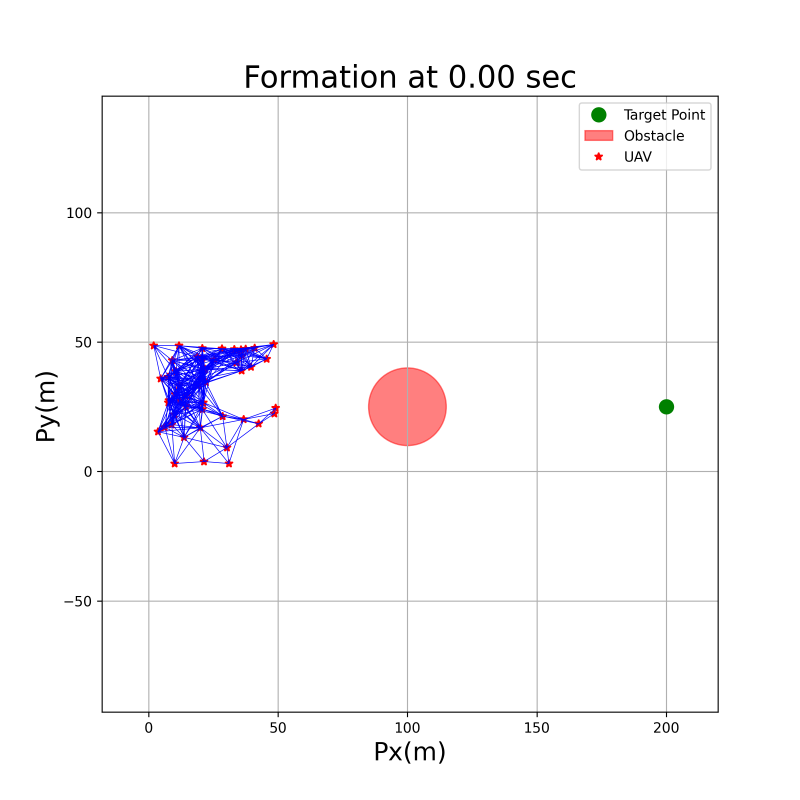
#> input picture snapshots/snapshot_00000.png, 2400 x 2400 px (shown at 1/3 size); its folder holds only this picture in this run
$ python create_montage.py
#> lines starting #> are read from the running program, lines starting #| are printed output that depends on the picture
from PIL import Image
import os

def create_montage(snapshot_dir, output_path, grid_size=(4, 2), image_size=(800, 800)):
    """
    将快照图拼接成一个大的蒙太奇图像。

    参数：
    - snapshot_dir: 快照图所在的目录
    - output_path: 输出的拼接图像路径
    - grid_size: 拼接网格的行数和列数，例如 (4, 2) 表示4行2列
    - image_size: 每张快照图的尺寸，必须与生成的快照图尺寸一致
    """
#> called with snapshot_dir = 'snapshots', output_path = 'montage.png', grid_size = (4, 2), image_size = (800, 800)
    rows, cols = grid_size
    montage_width = cols * image_size[0]
    montage_height = rows * image_size[1]
    montage_image = Image.new('RGB', (montage_width, montage_height), (255, 255, 255))
#> montage_image: PIL image 1600x3200 RGB; every value is 255

    snapshot_files = sorted([f for f in os.listdir(snapshot_dir) if f.startswith("snapshot_") and f.endswith(".png")])

    for idx, file_name in enumerate(snapshot_files):
        if idx >= rows * cols:
            break
        img_path = os.path.join(snapshot_dir, file_name)
        img = Image.open(img_path)
#> img is the input picture: PIL image 2400x2400 RGBA; mean R, G, B, A 249.6, 248.3, 250.1, 255
        img = img.resize(image_size)  # 确保尺寸一致
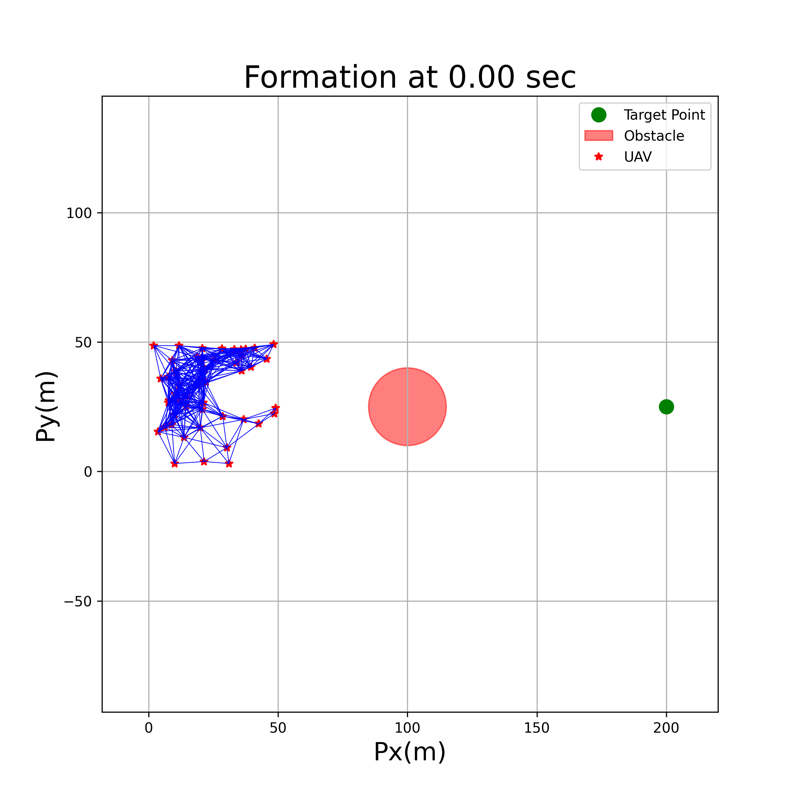
#> img: PIL image 800x800 RGBA; mean R, G, B, A 249.5, 248.2, 250, 255
        row = idx // cols
        col = idx % cols
        montage_image.paste(img, (col * image_size[0], row * image_size[1]))
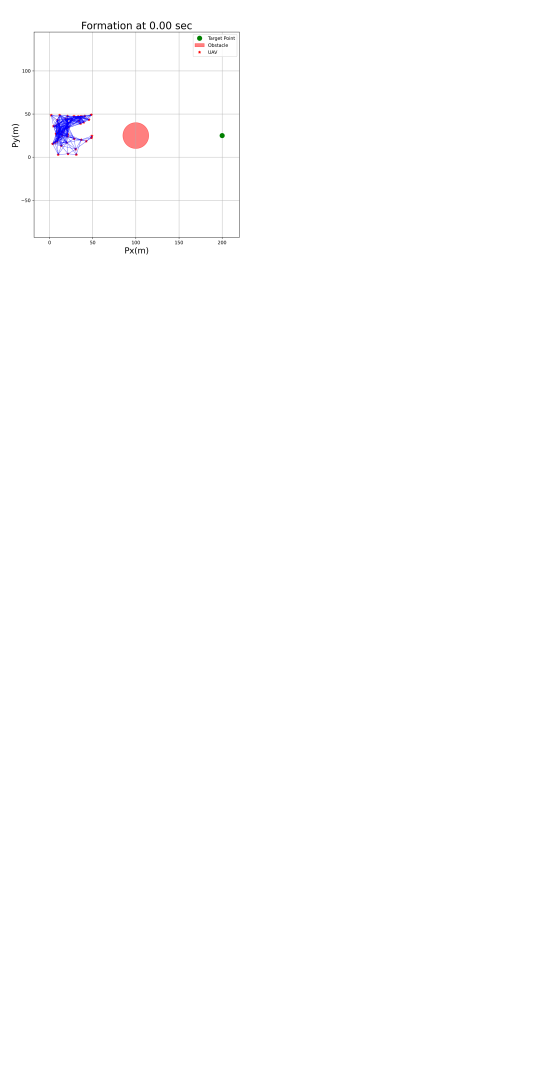
#> montage_image: PIL image 1600x3200 RGB (shown at 1/3 size); mean R, G, B 254.3, 254.2, 254.4

    montage_image.save(output_path)
    print(f"Montage image saved to {output_path}")

# 使用示例
if __name__ == "__main__":
    snapshot_directory = "snapshots"
    output_montage = "montage.png"
    create_montage(snapshot_directory, output_montage, grid_size=(4, 2), image_size=(800, 800))

$ run again, on snapshots/snapshot_00500.png
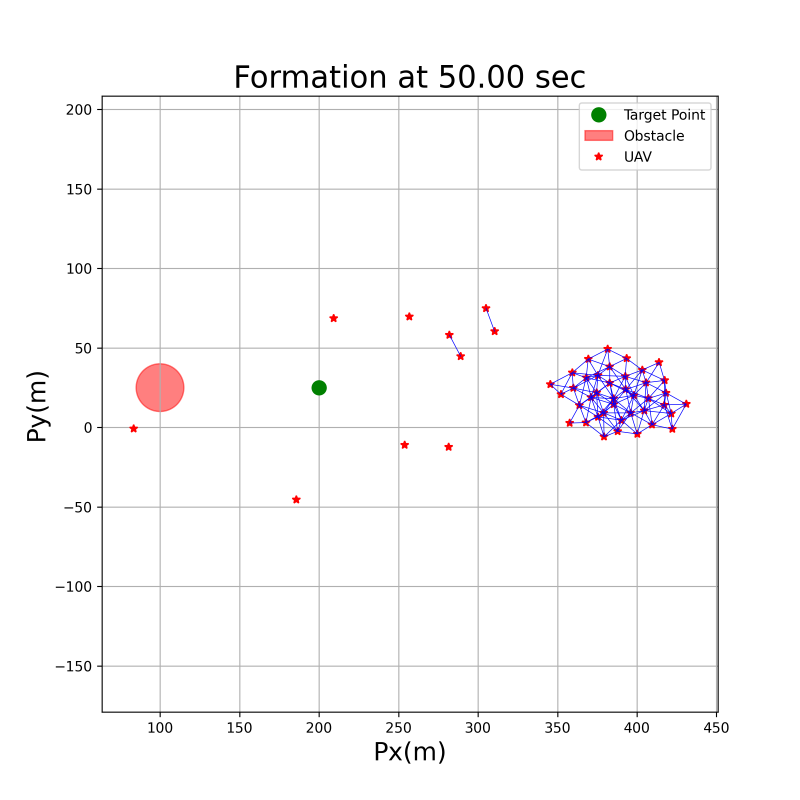
#> input picture snapshots/snapshot_00500.png, 2400 x 2400 px (shown at 1/3 size)
#> in create_montage, img is the input picture: PIL image 2400x2400 RGBA; mean R, G, B, A 249.7, 248.8, 249.5, 255
#> in create_montage, `img = img.resize(image_size)`:
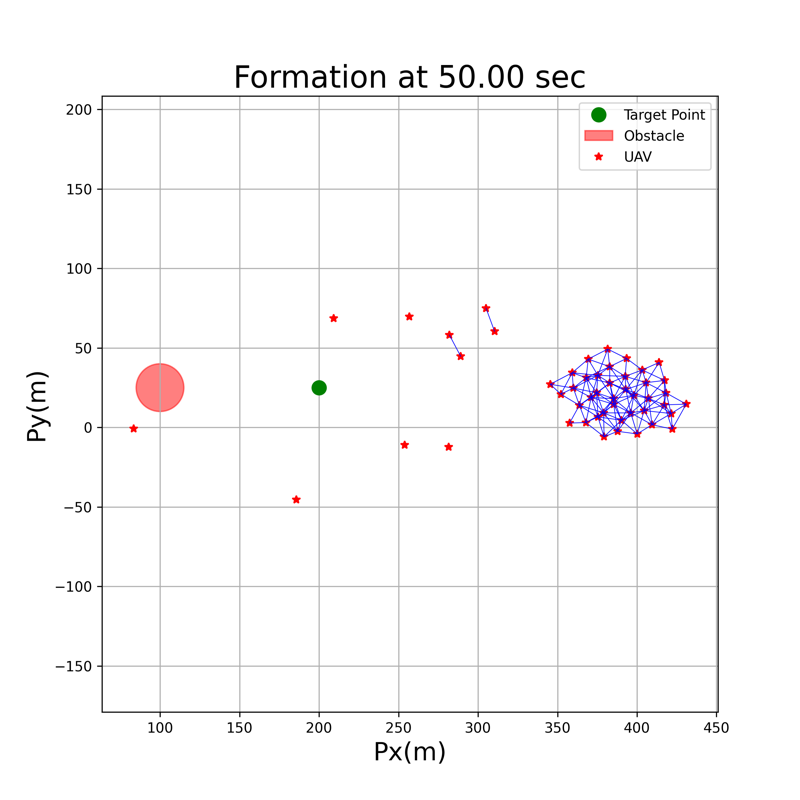
#> img: PIL image 800x800 RGBA; mean R, G, B, A 249.6, 248.7, 249.4, 255
#> in create_montage, `montage_image.paste(img, (col * image_size[0], row * image_size[1]))`:
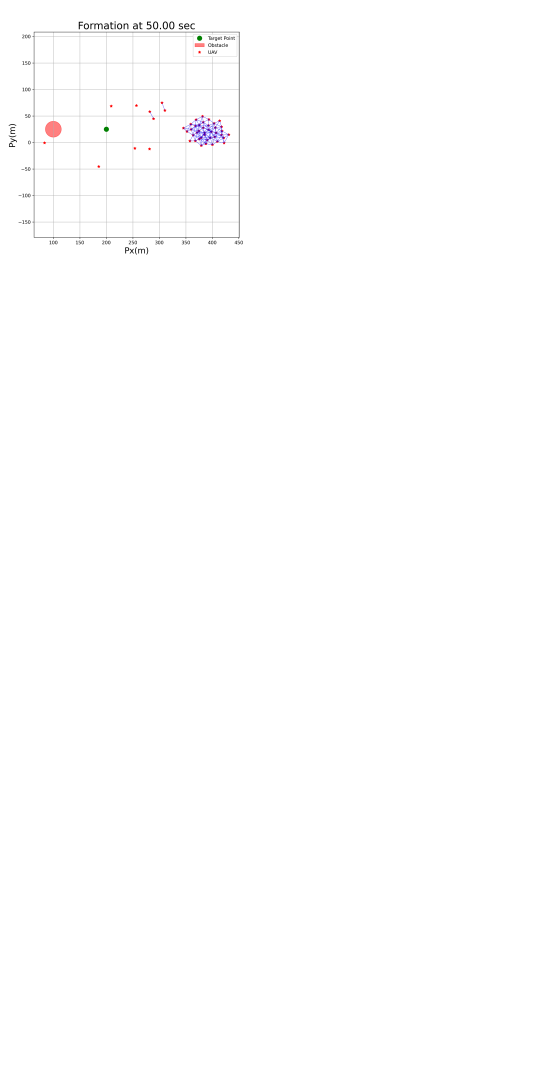
#> montage_image: PIL image 1600x3200 RGB (shown at 1/3 size); mean R, G, B 254.3, 254.2, 254.3

$ run again, on snapshots/snapshot_00625.png
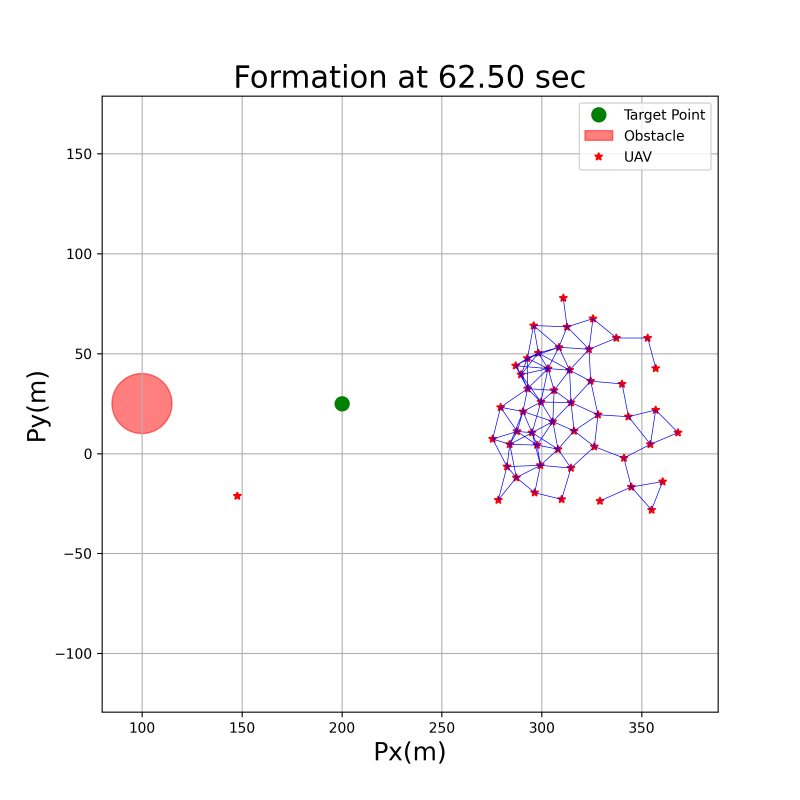
#> input picture snapshots/snapshot_00625.png, 2400 x 2400 px (shown at 1/3 size)
#> in create_montage, img is the input picture: PIL image 2400x2400 RGBA; mean R, G, B, A 250.2, 249, 249.7, 255
#> in create_montage, `img = img.resize(image_size)`:
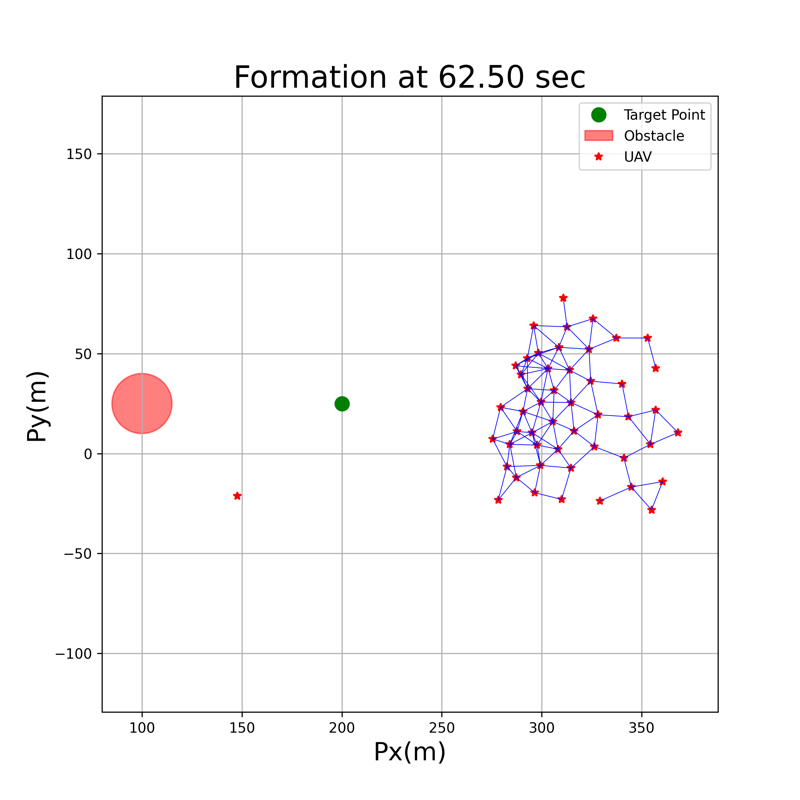
#> img: PIL image 800x800 RGBA; mean R, G, B, A 250, 248.8, 249.6, 255
#> in create_montage, `montage_image.paste(img, (col * image_size[0], row * image_size[1]))`:
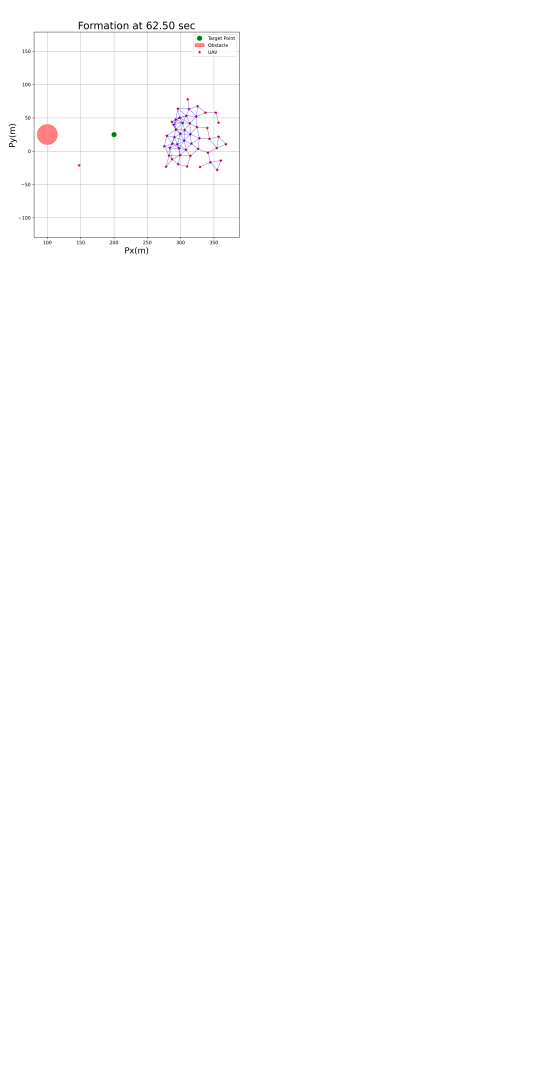
#> montage_image: PIL image 1600x3200 RGB (shown at 1/3 size); mean R, G, B 254.4, 254.2, 254.3

$ run again, on snapshots/snapshot_00750.png
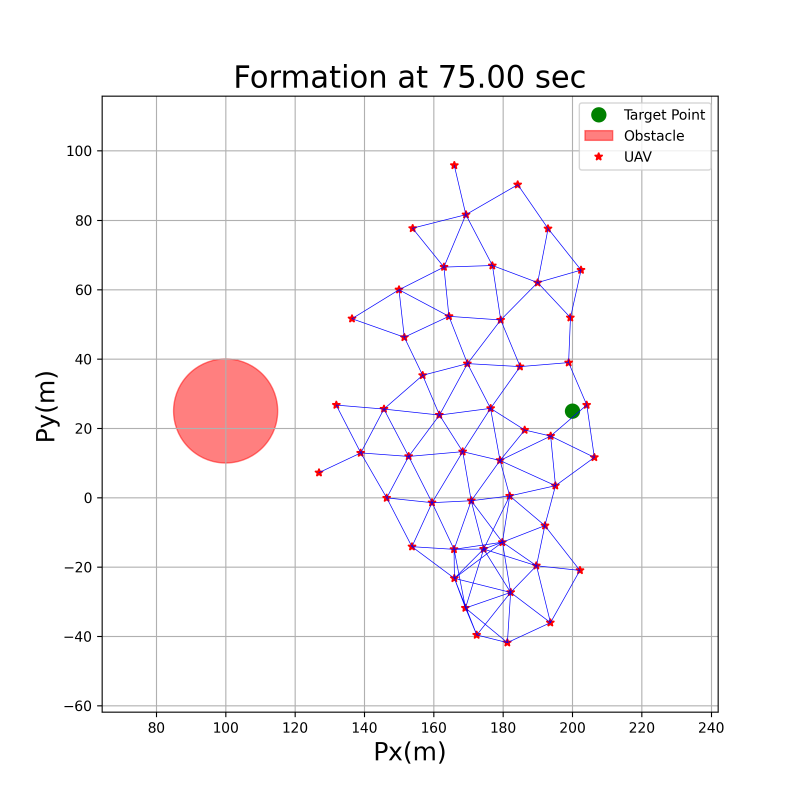
#> input picture snapshots/snapshot_00750.png, 2400 x 2400 px (shown at 1/3 size)
#> in create_montage, img is the input picture: PIL image 2400x2400 RGBA; mean R, G, B, A 248.8, 246.5, 248, 255
#> in create_montage, `img = img.resize(image_size)`:
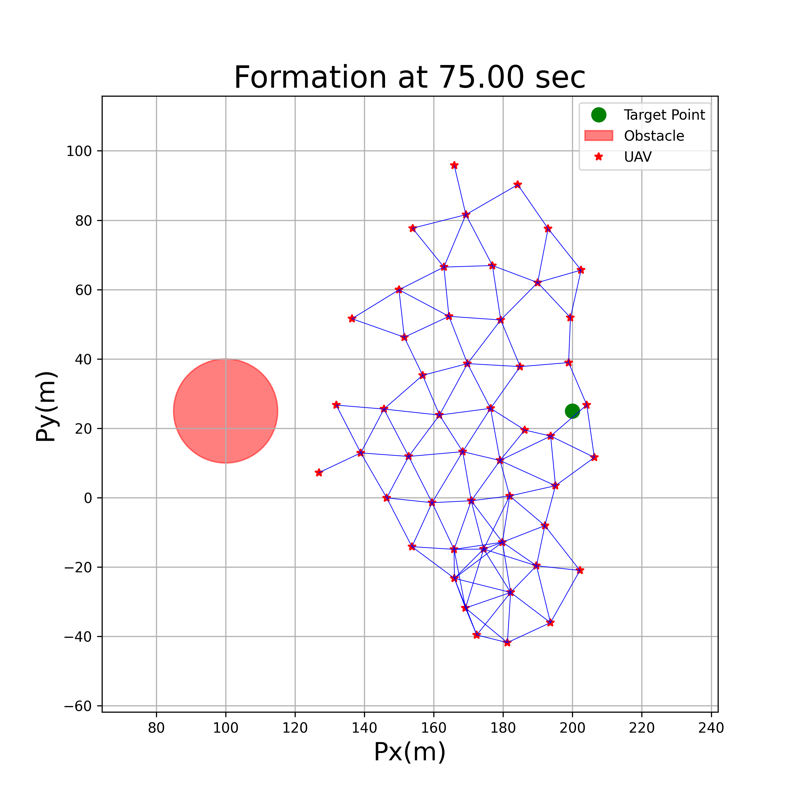
#> img: PIL image 800x800 RGBA; mean R, G, B, A 248.6, 246.3, 247.8, 255
#> in create_montage, `montage_image.paste(img, (col * image_size[0], row * image_size[1]))`:
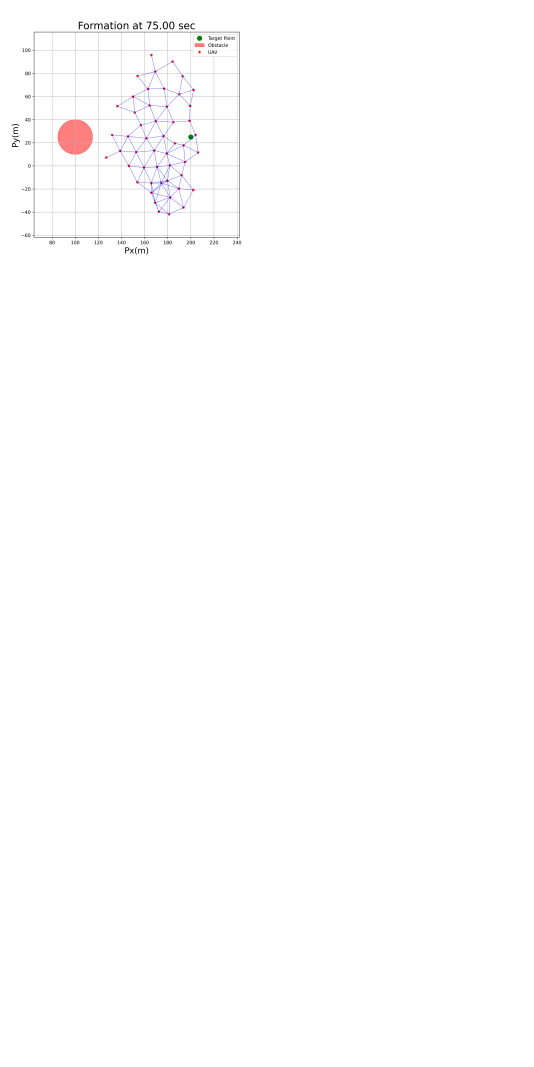
#> montage_image: PIL image 1600x3200 RGB (shown at 1/3 size); mean R, G, B 254.2, 253.9, 254.1

$ run again, on snapshots/snapshot_00125.png
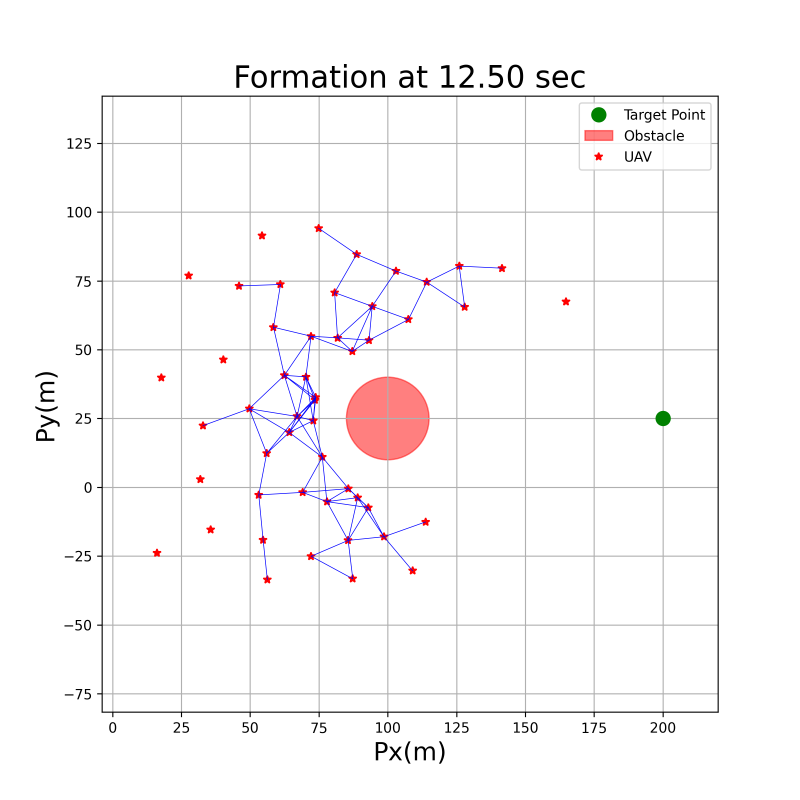
#> input picture snapshots/snapshot_00125.png, 2400 x 2400 px (shown at 1/3 size)
#> in create_montage, img is the input picture: PIL image 2400x2400 RGBA; mean R, G, B, A 249.6, 247.9, 248.6, 255
#> in create_montage, `img = img.resize(image_size)`:
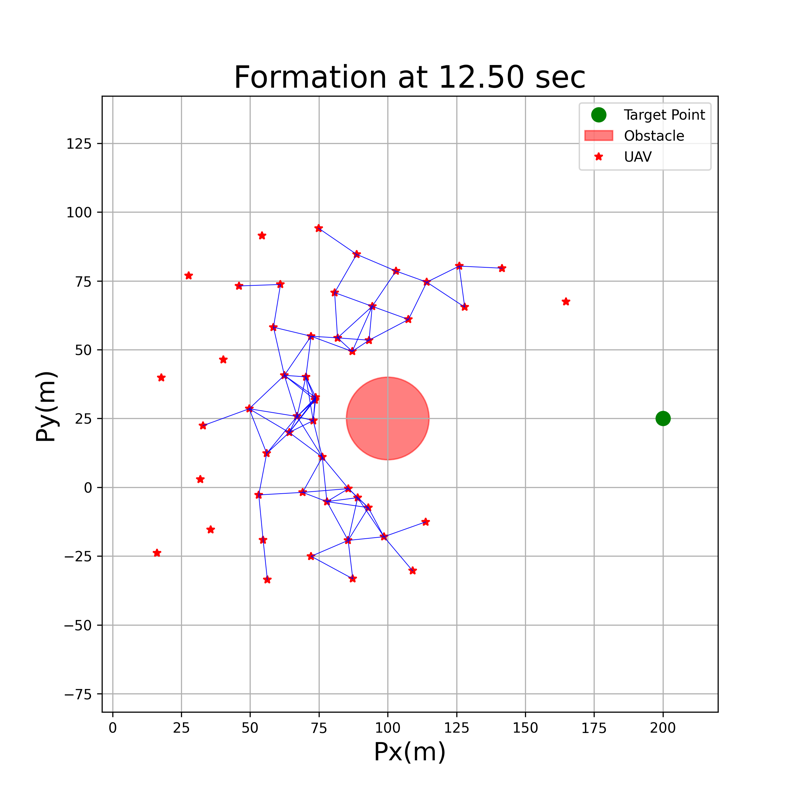
#> img: PIL image 800x800 RGBA; mean R, G, B, A 249.4, 247.7, 248.5, 255
#> in create_montage, `montage_image.paste(img, (col * image_size[0], row * image_size[1]))`:
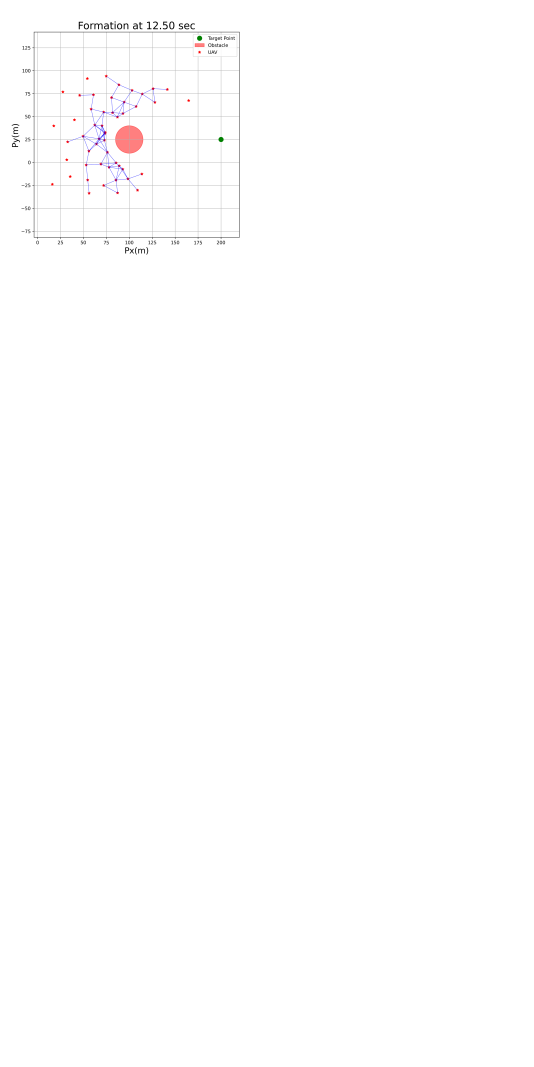
#> montage_image: PIL image 1600x3200 RGB (shown at 1/3 size); mean R, G, B 254.3, 254.1, 254.2
